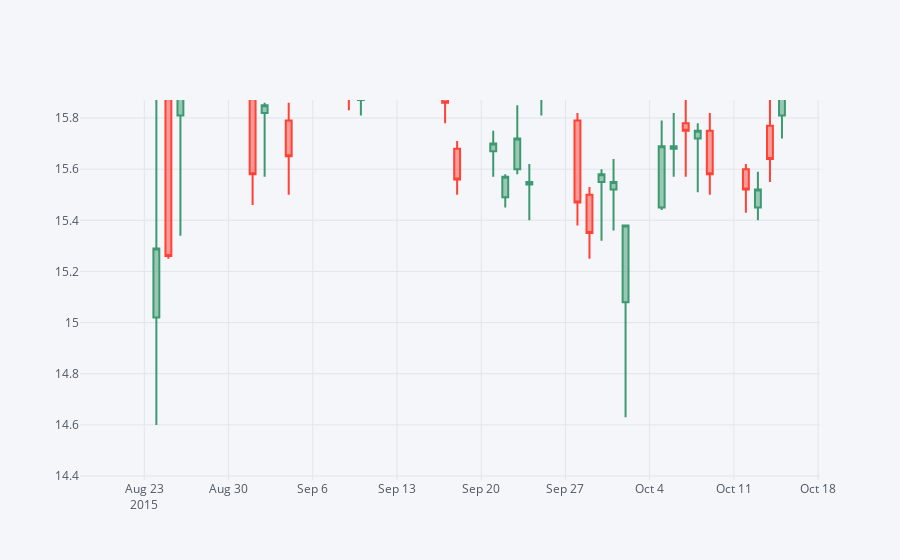

Source (notebook cell):
### Markdown cell above
** Use .iplot(kind='candle) to create a candle plot of Bank of America's stock from Jan 1st 2015 to Jan 1st 2016.**

### Code cell
df['BAC'][['Open','High','Low','Close']]['2015-01-01':'2015-12-31'].iplot(kind = 'candle')

### Figure 1 — Plotly figure (JSON) as saved in the notebook; plotly's stock layout.template omitted (floating-point values rounded to 4 significant figures; data arrays with more than 128 entries replaced by an {"elided": "..."} marker saying what was removed)
{"data": [{"close": {"elided": "252 float values"}, "high": {"elided": "252 float values"}, "low": {"elided": "252 float values"}, "open": {"elided": "252 float values"}, "showlegend": false, "type": "candlestick", "x": {"elided": "252 str values"}, "yaxis": "y2"}], "layout": {"autosize": true, "legend": {"bgcolor": "#F5F6F9", "font": {"color": "#4D5663"}}, "paper_bgcolor": "#F5F6F9", "plot_bgcolor": "#F5F6F9", "title": {"font": {"color": "#4D5663"}}, "xaxis": {"autorange": false, "gridcolor": "#E1E5ED", "range": ["2015-08-17 15:40:36.4353", "2015-10-18 03:51:01.5047"], "rangeslider": {"visible": false, "yaxis2": {}}, "showgrid": true, "tickfont": {"color": "#4D5663"}, "title": {"font": {"color": "#4D5663"}, "text": ""}, "type": "date", "zerolinecolor": "#E1E5ED"}, "yaxis": {"gridcolor": "#E1E5ED", "showgrid": true, "showticklabels": false, "tickfont": {"color": "#4D5663"}, "title": {"font": {"color": "#4D5663"}, "text": ""}, "zerolinecolor": "#E1E5ED"}, "yaxis2": {"autorange": false, "gridcolor": "#E1E5ED", "range": [14.38, 15.87], "showgrid": true, "tickfont": {"color": "#4D5663"}, "title": {"font": {"color": "#4D5663"}, "text": ""}, "zerolinecolor": "#E1E5ED"}}}
